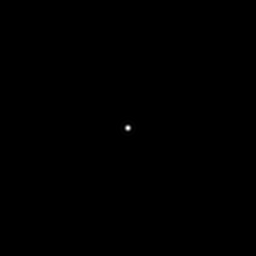
#> input picture sector_star/PSF256_405nm.tif, 256 x 256 px
$ python image_processing.py
#> lines starting #> are read from the running program, lines starting #| are printed output that depends on the picture
import numpy as np
from PIL import Image
import matplotlib.pyplot as plt
from scipy.ndimage import convolve

width = 256
height = 256

# 生成256x256的随机散斑图片
# speckle_image = np.zeros((height, width), dtype=np.uint32)
speckle_image = np.zeros((height, width))
num_speckles = 1000
indices = np.random.choice(height * width, num_speckles, replace=False)
speckle_image[np.unravel_index(indices, (height, width))] = 1

plt.imshow(speckle_image, cmap='gray')
plt.axis('off')  # 不显示坐标轴
plt.show()
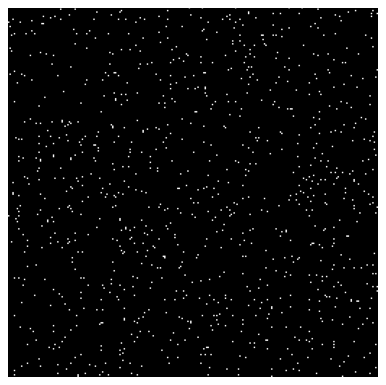
#> figure drawn by matplotlib, 1 panel

# 加载 PSF 图像
psf_image = Image.open('PSF256_405nm.tif')
#> psf_image is the input picture: PIL image 256x256 F; min 1.27e-09, max 1, mean 0.000376
psf_array = np.array(psf_image)

# 对散斑图片进行卷积，使用模式'constant'并设置cval=0.0以减少内存使用
#> (the run stopped early here; a loop or call above may not have finished)
